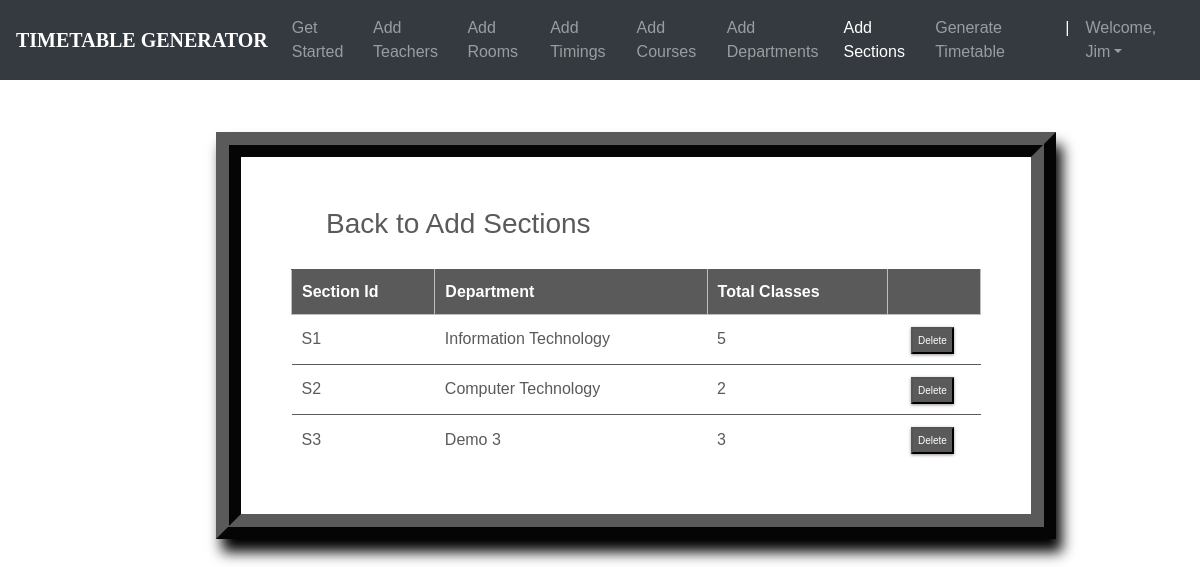
/sections_list/ (signed in), run on the app's committed database.
### ttgen/models.py (models this page shows, shortened)
class Section(models.Model):
    section_id = models.CharField(max_length=25, primary_key=True)
    department = models.ForeignKey(Department, on_delete=models.CASCADE)
    num_class_in_week = models.IntegerField(default=0)
    course = models.ForeignKey(Course, on_delete=models.CASCADE, blank=True, null=True)
    meeting_time = models.ForeignKey(MeetingTime, on_delete=models.CASCADE, blank=True, null=True)
    room = models.ForeignKey(Room, on_delete=models.CASCADE, blank=True, null=True)
    instructor = models.ForeignKey(Instructor, on_delete=models.CASCADE, blank=True, null=True)

class Department(models.Model):
    dept_name = models.CharField(max_length=50)
    courses = models.ManyToManyField(Course)
    def __str__(self):
        return self.dept_name

### ttgen/views.py (the view)
# urls.py: path('sections_list/', views.section_list, name='editsection'),
@login_required
def section_list(request):
    context = {
        'sections': Section.objects.all()
    }
    return render(request, 'seclist.html', context)

### templates/seclist.html (shortened to what this page needs)
<!DOCTYPE html>
<html lang="en">
<head>
	<link rel="stylesheet" href="https://maxcdn.bootstrapcdn.com/bootstrap/4.0.0/css/bootstrap.min.css">
    <link rel="stylesheet" type="text/css" href="static/css/index.css">
</head>
<body>
        <header>
			<nav class="navbar navbar-expand-md navbar-dark fixed-top bg-dark">
                <a class="navbar-brand" href="#"><b>TIMETABLE GENERATOR</b></a>
                <div class="collapse navbar-collapse" id="navbarCollapse">
                    <ul class="navbar-nav ml-auto">
                    <li class="nav-item">
                        <a class="nav-link" href="{% url 'admindash' %}">Get Started</a>
                    </li>
                    <li class="nav-item">
                        <a class="nav-link" href="{% url 'addInstructors' %}">Add Teachers</a>
                    </li>
                    <li class="nav-item">
                        <a class="nav-link" href="{% url 'addRooms' %}">Add Rooms</a>
                    </li>
                    <li class="nav-item">
		                <a class="nav-link" href="{% url 'addTimings' %}">Add Timings</a>
		            </li>
                    <li class="nav-item">
                        <a class="nav-link" href="{% url 'addCourses' %}">Add Courses</a>
                    </li>
                    <li class="nav-item">
			            <a class="nav-link" href="{% url 'addDepts' %}">Add Departments</a>
		            </li>
                    <li class="nav-item active">
			            <a class="nav-link" href="{% url 'addSections' %}">Add Sections</a>
		            </li>
                    <li class="nav-item">
			            <a class="nav-link" href="{% url 'generate' %}">Generate Timetable</a>
		            </li>
                    <li class="nav-item active">
			            <a class="nav-link">|</a>
		            </li>
                    <li class="nav-item dropdown">
		                <a class="nav-link dropdown-toggle" href="#" id="dropdown03" data-toggle="dropdown" aria-haspopup="true" aria-expanded="false">Welcome, {{ user.first_name }}</a>
		            </li>
                    </ul>
                </div>
            </nav>
        </header>
        <br><br>
    {% block content %}
{% load static %}
<fieldset class="fieldset">
    <a href="{% url 'addSections'%}"><h1 class="tablink" onclick="openPage('new')" id="defaultOpen">Back to Add Sections</h1></a>
    <div class="tabcontent" id="edit">
        <table class="table1">
            <thead>
            <tr class="table-headers">
            <th>Section Id</th>
            <th>Department</th>
            <th>Total Classes</th>
            <th  class="empty"></th>
            </tr>
            </thead>
            <tbody>
            {% for sec in sections %}
            <tr>
             <td>{{sec.section_id}}</td>
             <td>{{sec.department}}</td>
             <td>{{sec.num_class_in_week }}</td>
             <td class="empty">
                <form action="{% url 'deletesection' sec.section_id %}" method="post">
                        <input type="submit" value="Delete" class="cross">
                </form>
             </td>
             </tr>
            {% endfor %}
            </tbody>
        </table>
    </div>
</fieldset>
{% endblock %}

### static/css/index.css (style rules this page uses)
body { padding-top: 3rem; padding-bottom: 3rem; color: #5a5a5a; font-family: 'Poppins', sans-serif; overflow-x: hidden; }
nav { font-family: sans-serif; }
.navbar-brand { font-size: 20px; font-family: Georgia, 'Times New Roman', Times, serif; }

### templates/seclist.html (style rules this page uses)
nav { font-family: sans-serif; }
.navbar-brand { font-size: 20px; font-family: Georgia, 'Times New Roman', Times, serif; }
* { margin: 0; padding: 0; box-sizing: border-box; }
html { scroll-behavior: smooth; }
a { text-decoration:none; }
form { margin-top: 3%; margin-left: 18%; margin-right: 12%; }
fieldset h1 { color: #5a5a5a; padding-bottom: 20px; margin-left: 35px; display: inline-block; cursor: pointer; font-size: 28px; }
fieldset input { padding:8px; color: #938c8c }
.table2 td, th { border: 1px solid rgb(190,190,190); padding: 10px 20px; }
.table1 { width: 100%; border-collapse: collapse; text-align: left; overflow: hidden; }
.table1 td, th { border-top: 1px solid #5a5a5a; padding: 10px; }
.table1 th { background-color: #5a5a5a; color: #fff; }
.cross { font-size:10px; box-shadow: 0px 1px 3px 0px #9e9292; padding: 4px 5px; color: #fff; background-color: #5a5a5a; cursor: pointer; }
.fieldset { margin-top: 3%; margin-left: 18%; margin-right: 12%; padding: 50px; border-width: 25px; border-style: ridge; border-color: #5a5a5a; box-shadow: 6px 13px 13px 0px black; background-color: #fff; }

### data on the page
Section: section_id "S1", department "Information Technology", num_class_in_week "5"
Section: section_id "S2", department "Computer Technology", num_class_in_week "2"
Section: section_id "S3", department "Demo 3", num_class_in_week "3"

### other printed values
{{ user.first_name }} "Jim"
